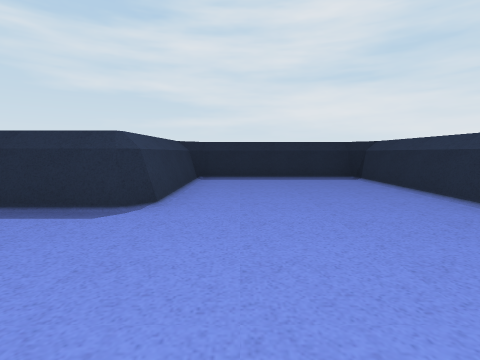
View 1 (above)

19 first-person views from a walk through a scene from a Unity 3-D project. The camera is 1.4 m above the floor, tilts 6° down and sees 85° across. The floor is counted in squares, 2 m on a side. Each view is taken from the middle of a square. On the plan, view 1 faces up. The plan holds only what a view shows up to about 9 squares ahead; the rest is blank. The place goes on beyond the plan. Some animated figures are left out.

View 2
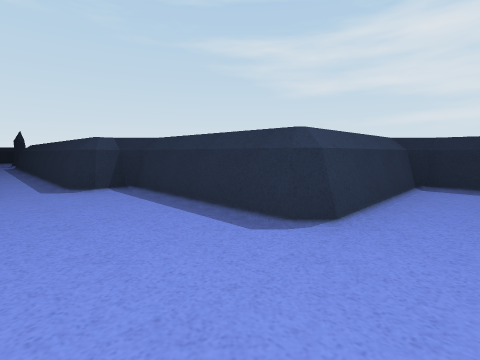

View 3
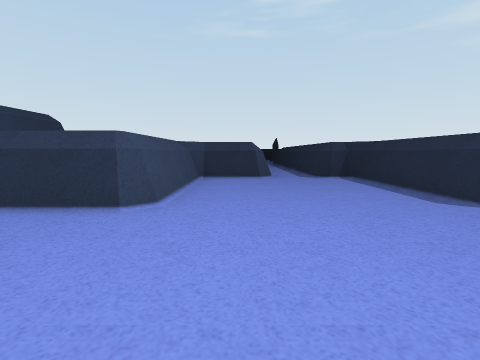

View 4
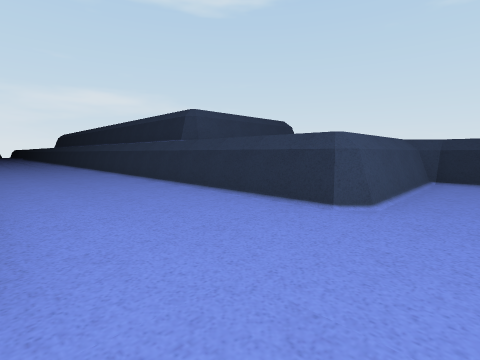

View 5
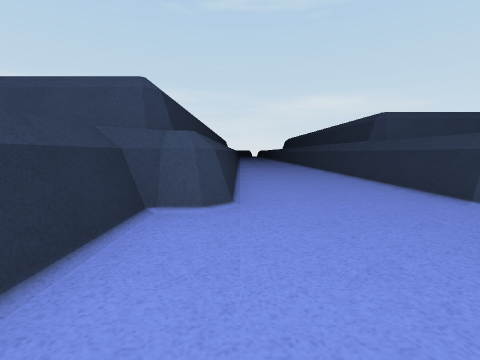

View 6
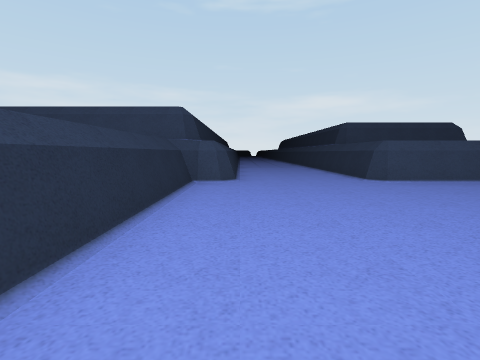

View 7
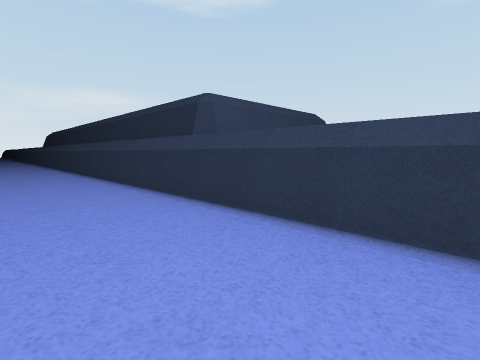

View 8
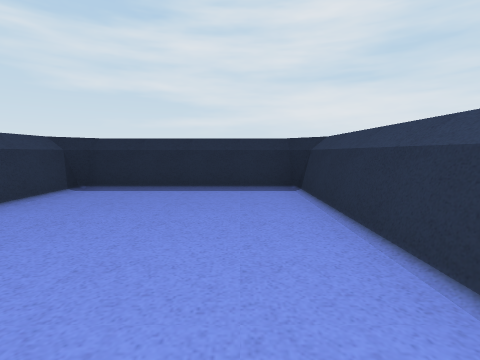

View 9
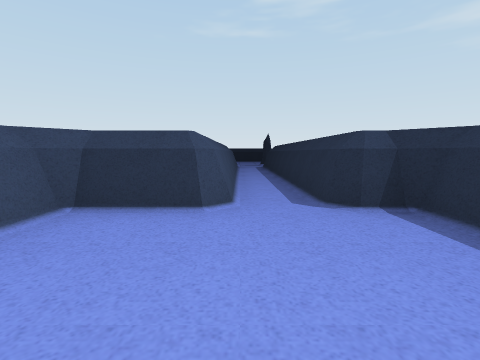

View 10
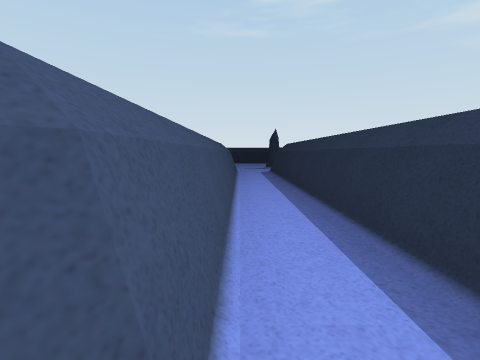

View 11
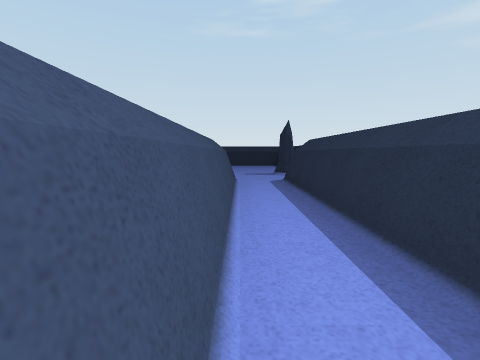

View 12
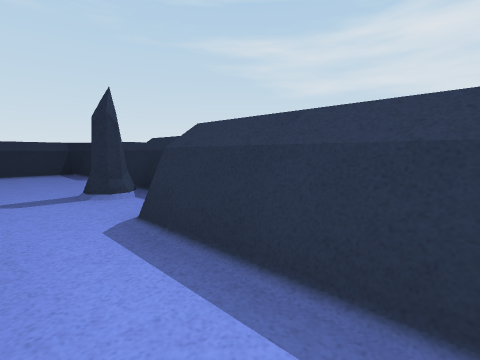

View 13
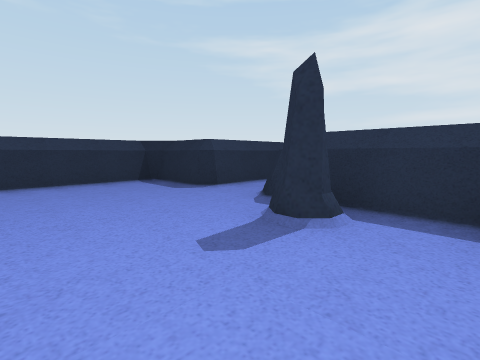

View 14
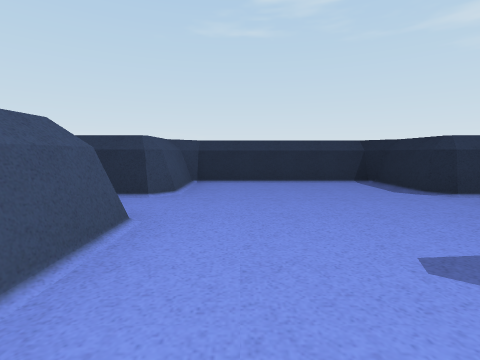

View 15
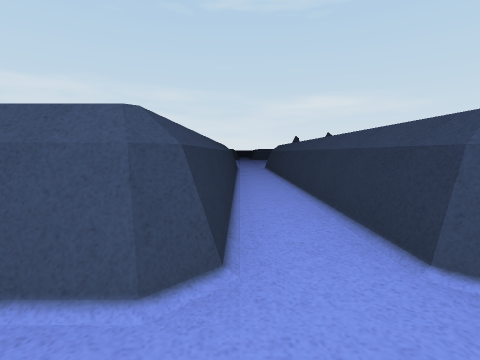

View 16
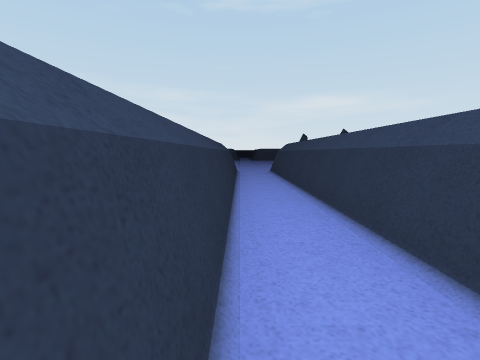

View 17
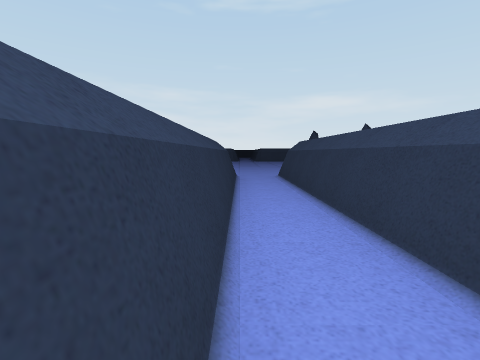

View 18
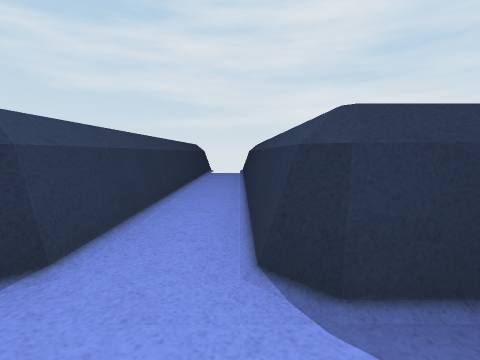

View 19
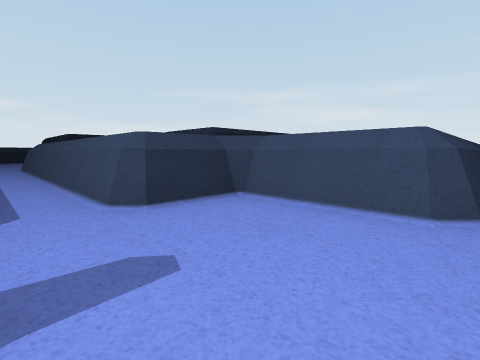

### Floor plan
Key: @ floor where view 1 was taken; # wall or solid block; . floor; / step, stairs or slope; ^ raised ledge.
Columns run from 22 left of view 1 to 4 right of it. Each row starts with its distance up from view 1.
  9   ^//
  8   ^//^               ^^^^^
  7   ^//^              ^.///.^
  6   ^//^              ^/.../^
  5   ^//^              ^/.../^
  4  ^^//^^^         ^^^^/.../^
  3 ^./..#..^^^^^^^^^.///..../^
  2 ^/....../////////......../^
  1 ^/....../////////......../^
  0 ^/...../^^^^^^^^^/....@../^
 -1 ^./..//.^       ^.///.....^
 -2  ^^//^^^         ^^^^/../#
 -3   ^//^              ^/../
 -4   ^//^              ^/../
 -5   ^//^              ^/../
 -6   ^//^              ^/../
 -7   ^//^               /../
 -8   ^//^               /../
 -9   ^//^               /../
-10   ^//^               /../
-11   ^//                /..
-12    ..                /..
-13    ..                /.

Where each view was taken, in squares from view 1:
view 1: 0 up, 0 right, facing up
view 2: 1 up, 0 right, facing up-left
view 3: 0 up, 2 right, facing left
view 4: 0 up, 2 right, facing down-left
view 5: 2 up, 2 right, facing down
view 6: 5 up, 2 right, facing down
view 7: 2 down, 1 right, facing down-left
view 8: 2 up, 2 right, facing up
view 9: 1 up, 2 left, facing left
view 10: 1 up, 5 left, facing left
view 11: 1 up, 8 left, facing left
view 12: 1 up, 12 left, facing up-left
view 13: 0 up, 15 left, facing up-left
view 14: 0 up, 15 left, facing left
view 15: 0 up, 18 left, facing down
view 16: 2 down, 18 left, facing down
view 17: 4 down, 18 left, facing down
view 18: 2 up, 18 left, facing up
view 19: 2 up, 18 left, facing down-right
